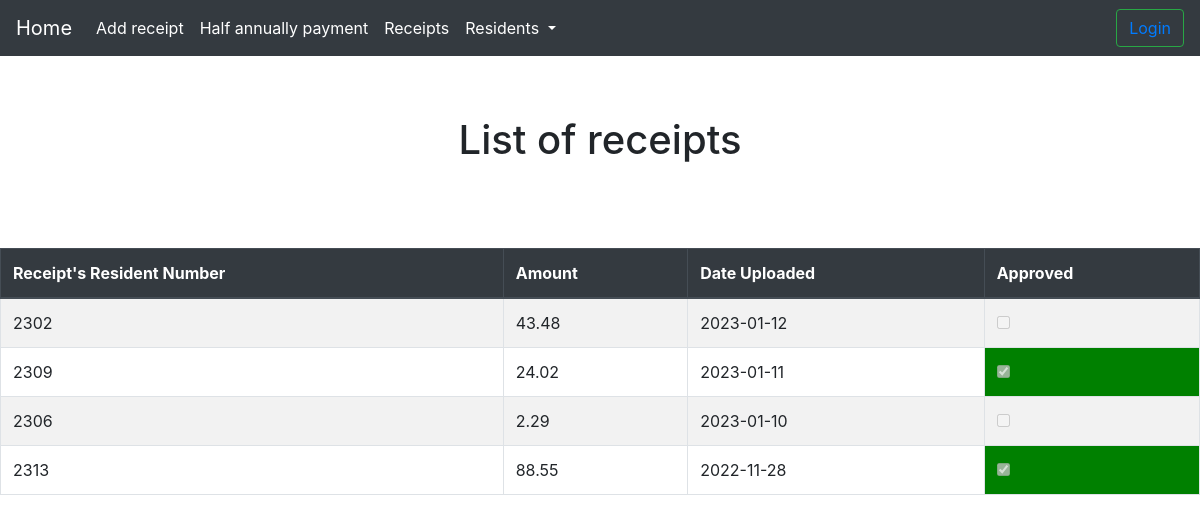
/receipts, run on an earlier commit of the app's database.
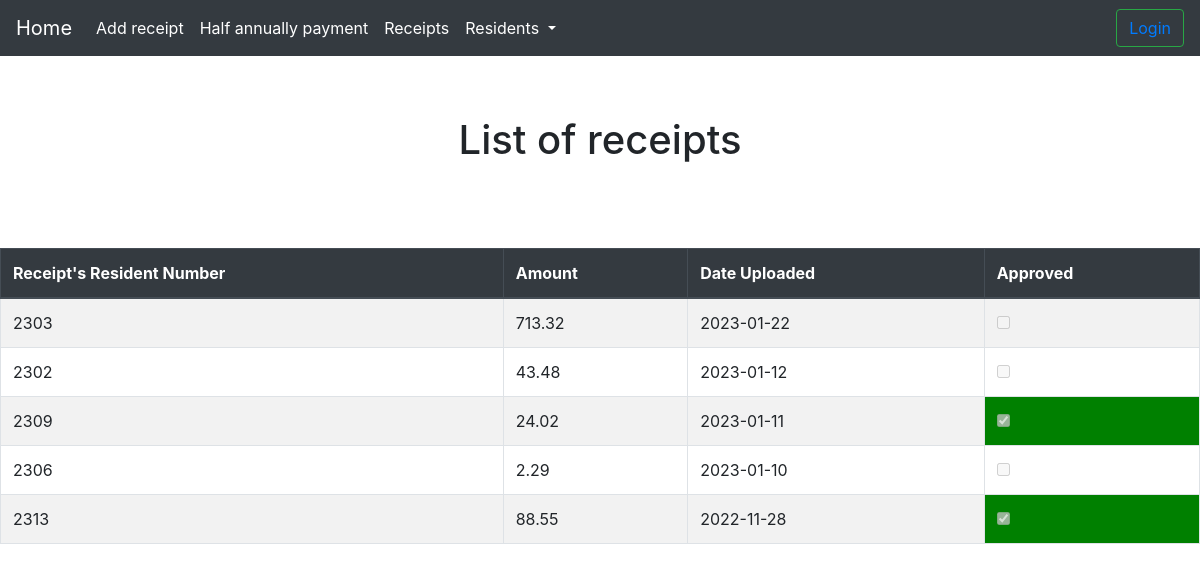
And on a later commit of the database.
### app.py (models this page shows, shortened)
class Receipts(db.Model):
    Receipt_ID = db.Column(db.Integer, primary_key=True)
    Receipts_Resident_Number = db.Column(db.Integer, unique=True, nullable=False)
    Amount = db.Column(db.Numeric(5, 2), unique=False, nullable=False)
    Date_Uploaded = db.Column(db.Date, unique=False, nullable=False)
    Approved = db.Column(db.Boolean, unique=False, nullable=False)

### app.py (the view)
@app.route("/receipts")
def receipts():
    receipts = Receipts.query.order_by(Receipts.Date_Uploaded.desc()).all()
    return render_template("receipts.html", receipts=receipts)

### templates/receipts.html (shortened to what this page needs)
{% extends "index.html" %}
{% block content %}
<div>
    <h1 style="text-align:center;margin:60px">List of receipts</h1>
    <div class="table-responsive">
        <table class="table table-striped table-hover table-bordered">
            <thead class="thead-dark">
            <tr>
                <th>Receipt's Resident Number</th>
                <th>Amount</th>
                <th>Date Uploaded</th>
                <th>Approved</th>
            </tr>
            </thead>
            <tbody>
            {% for receipt in receipts %}
                <tr>
                    <td>{{ receipt.Receipts_Resident_Number }}</td>
                    <td>{{ receipt.Amount }}</td>
                    <td>{{ receipt.Date_Uploaded }}</td>
                    <label>
                        <td class="receipt-label">
                            <input type="checkbox"  id="RECEIPTID{{ loop.index }}"{% if receipt.Approved %} checked {% endif %} disabled>
                        </td>
                    </label>
                </tr>
            {% endfor %}
            </tbody>
        </table>
    </div>
</div>
{% endblock %}

### templates/index.html (shortened to what this page needs)
<!DOCTYPE html>
<html lang="en">
<head>
    <link rel="stylesheet" href="{{url_for('static',filename='css/test.css')}}">
    <link rel="stylesheet" href="https://cdn.jsdelivr.net/npm/bootstrap@4.3.1/dist/css/bootstrap.min.css">
    <nav class="navbar navbar-expand-lg navbar-dark bg-dark">
        <a class="navbar-brand" href="/">Home</a>
        <div class="collapse navbar-collapse" id="navbarSupportedContent">
            <ul class="navbar-nav mr-auto">
                <li class="nav-item">
                    <a class="nav-link active li" href="add_receipt">Add receipt<span class="sr-only">(current)</span></a>
                </li>
                <li class="nav-item">
                    <a class="nav-link active" href="half_annually_payment">Half annually payment</a>
                </li>
                <li class="nav-item">
                    <a class="nav-link active" href="receipts">Receipts<span class="sr-only">(current)</span></a>
                </li>
                <li class="nav-item dropdown">
                    <a class="nav-link dropdown-toggle active" method="post" href="#" id="navbarDropdown" role="button" data-toggle="dropdown" aria-haspopup="true" aria-expanded="false">
                        Residents
                    </a>
                </li>
            </ul>
                <button class="nav-item btn btn-outline-success my-2 my-sm-0" href="login">
                    <a class="" href="login">Login</a>
                </button>
        </div>
    </nav>
</head>
<body>
    {% block content %}{% endblock %}
</body>
</html>

### static/css/test.css (style rules this page uses)
body { margin: 0; padding: 0; background-color: #17a2b8; height: 100vh; }

What changed in the data, as far as the page shows it:
added Receipts: Receipts_Resident_Number "2303", Amount "713.32", Date_Uploaded "2023-01-22"
